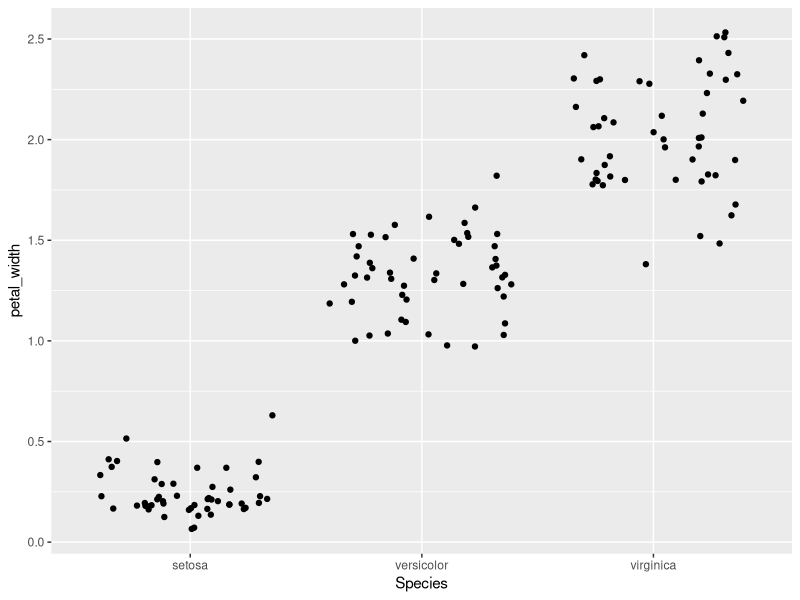
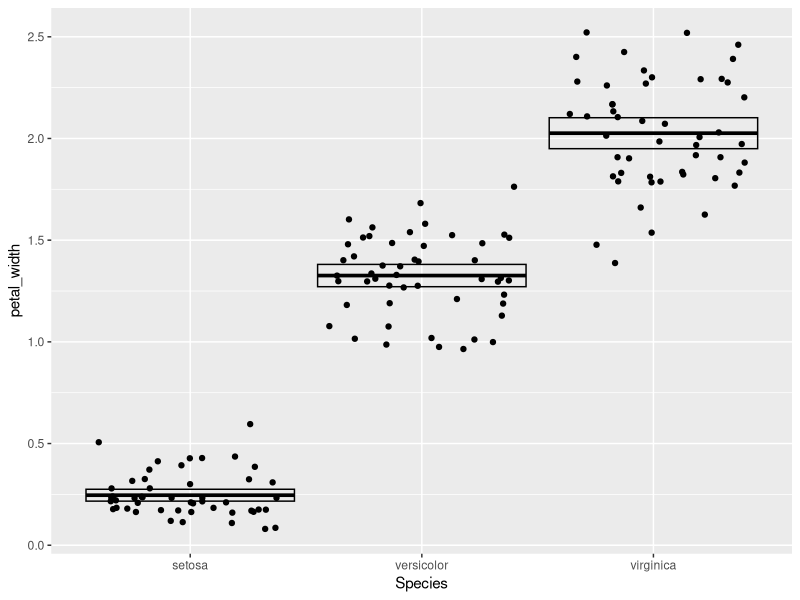
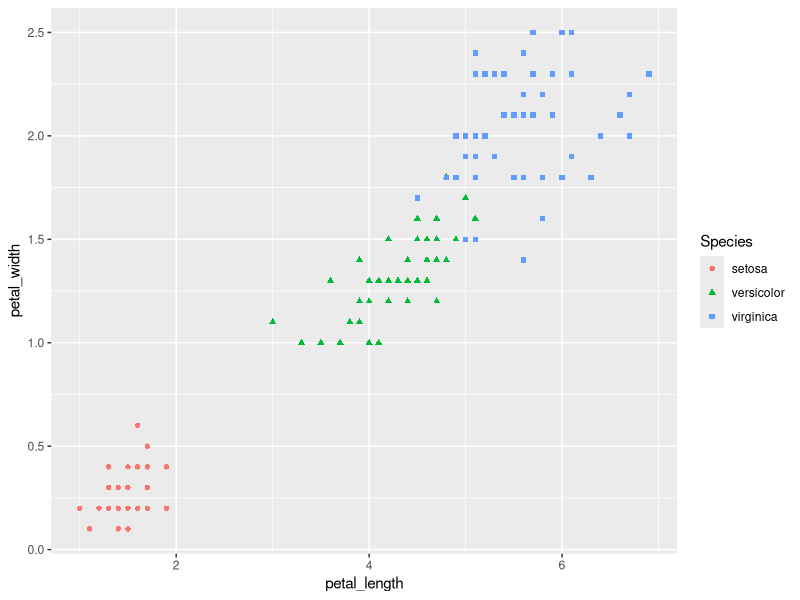

Generate these figures, in order, with R:
## ---- chunk 1
library(tidyverse)
iris
iris <- as_tibble(iris)

## ---- chunk 2
rename(iris, 
sepal_length = Sepal.Length,
sepal_width= Sepal.Width,
petal_width=Petal.Width,
petal_length = Petal.Length)
iris2 <- rename(iris, 
             sepal_length = Sepal.Length,
             sepal_width= Sepal.Width,
             petal_width=Petal.Width,
             petal_length = Petal.Length)
iris2
## ---- chunk 3
mutate(iris2,
       sepal_length=sepal_length*10,
       sepal_width=sepal_width*10,
       petal_width=petal_width*10,
       petal_length=petal_length*10)
## ---- chunk 4
mutate(iris2,
       sepal_area = sepal_length * sepal_width, 
       petal_area = petal_length * petal_width)

## ---- chunk 5
summarize(iris2, sampl_size= n(),)
summarize(iris2, max_sepal_length = max(sepal_length))
summarize(iris2, min_sepal_length = min(sepal_length))
summarize(iris2, range_sepal_length = range(sepal_length))
summarize(iris2, med_sepal_length = median(sepal_length))
summarize(iris2, q1 = quantile(sepal_length, probs=0.25))
summarize(iris2, q3=quantile(sepal_length, probs=0.75))
summarize(iris2, IQR_sepal_length = IQR(sepal_length))
## ---- chunk 6
petal_grouped<- group_by(iris2,Species)
petal_grouped
petal_widthsummary <-
        summarize(
                petal_grouped,
                sampl_size = n(),
                mean_petal_width = mean(petal_width),
                sd_petal_width = sd(petal_width),
                var_petal_width = var(petal_width),
                sem_petal_width = sd_petal_width / sqrt(sampl_size),
                ci_upper_limit = mean_petal_width + 1.96 *
                        sem_petal_width,
                ci_lower_limit = mean_petal_width - 1.96 * sem_petal_width
        )
petal_widthsummary
## ---- chunk 7
ggplot(data = iris2) +
        geom_jitter(mapping = aes(x = Species, y = petal_width))

## ---- chunk 8
ggplot(data = iris2)+
        geom_jitter(mapping=aes(x=Species,y=petal_width))+
        geom_crossbar(
                data=petal_widthsummary,
                mapping=aes(x=Species,y=mean_petal_width, ymax = ci_upper_limit,
                            ymin = ci_lower_limit))
## ---- chunk 9
ggplot(data = iris2)+
        geom_point(mapping=aes(x=petal_length,y=petal_width,color=Species,shape=Species))
        
